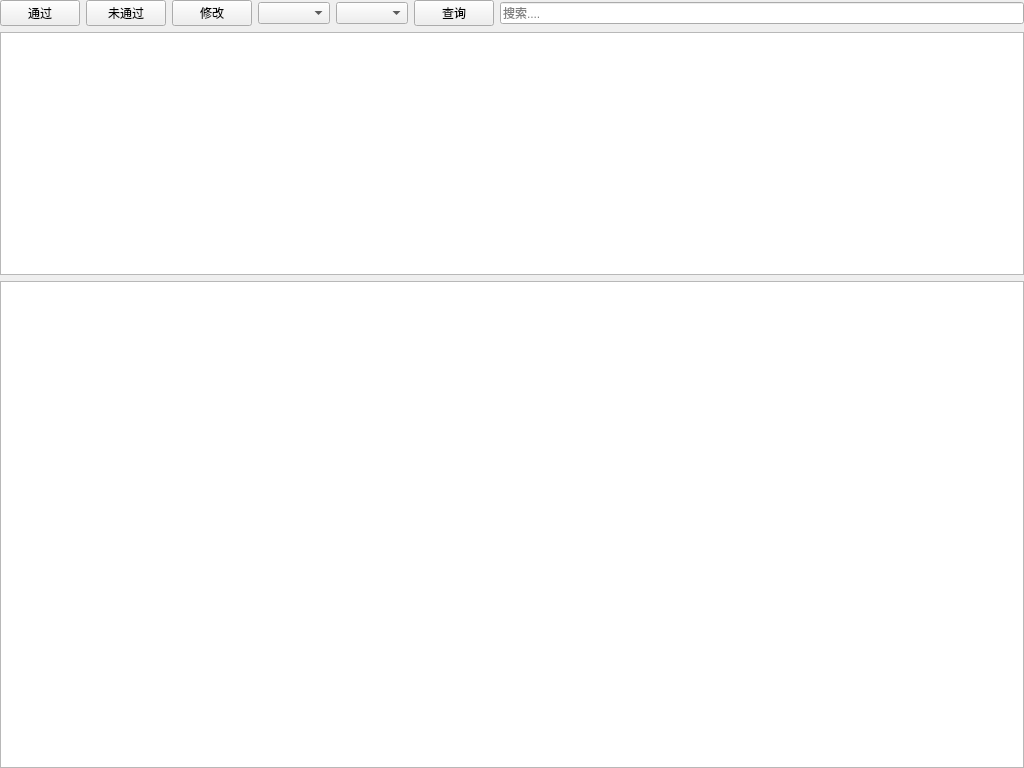
<?xml version="1.0" encoding="UTF-8"?>
<ui version="4.0">
 <class>Quote_check</class>
 <widget class="QWidget" name="Quote_check">
  <property name="geometry">
   <rect>
    <x>0</x>
    <y>0</y>
    <width>1024</width>
    <height>768</height>
   </rect>
  </property>
  <property name="windowTitle">
   <string>报价审核</string>
  </property>
  <property name="toolTip">
   <string/>
  </property>
  <layout class="QVBoxLayout" name="verticalLayout" stretch="0,1,2">
   <property name="leftMargin">
    <number>0</number>
   </property>
   <property name="topMargin">
    <number>0</number>
   </property>
   <property name="rightMargin">
    <number>0</number>
   </property>
   <property name="bottomMargin">
    <number>0</number>
   </property>
   <item>
    <layout class="QHBoxLayout" name="horizontalLayout">
     <item>
      <widget class="QPushButton" name="Button_pass">
       <property name="toolTip">
        <string>审核通过</string>
       </property>
       <property name="text">
        <string>通过</string>
       </property>
       <property name="icon">
        <iconset>
         <normaloff>../images/Accept_24px.ico</normaloff>../images/Accept_24px.ico</iconset>
       </property>
      </widget>
     </item>
     <item>
      <widget class="QPushButton" name="Button_nopass">
       <property name="toolTip">
        <string>审核未通过</string>
       </property>
       <property name="text">
        <string>未通过</string>
       </property>
       <property name="icon">
        <iconset>
         <normaloff>../images/stop_32px.ico</normaloff>../images/stop_32px.ico</iconset>
       </property>
      </widget>
     </item>
     <item>
      <widget class="QPushButton" name="Button_edit">
       <property name="toolTip">
        <string>修改报价</string>
       </property>
       <property name="text">
        <string>修改</string>
       </property>
       <property name="icon">
        <iconset>
         <normaloff>../images/modify_24px.png</normaloff>../images/modify_24px.png</iconset>
       </property>
      </widget>
     </item>
     <item>
      <widget class="QComboBox" name="Box_group">
       <property name="toolTip">
        <string>分组</string>
       </property>
      </widget>
     </item>
     <item>
      <widget class="QComboBox" name="Box_filter">
       <property name="toolTip">
        <string>筛选</string>
       </property>
       <property name="currentText">
        <string/>
       </property>
      </widget>
     </item>
     <item>
      <widget class="QPushButton" name="Button_query">
       <property name="text">
        <string>查询</string>
       </property>
       <property name="icon">
        <iconset>
         <normaloff>../images/find_24px_28620.png</normaloff>../images/find_24px_28620.png</iconset>
       </property>
      </widget>
     </item>
     <item>
      <widget class="QLineEdit" name="Line_search">
       <property name="toolTip">
        <string>搜索</string>
       </property>
       <property name="text">
        <string/>
       </property>
       <property name="placeholderText">
        <string>搜索....</string>
       </property>
       <property name="clearButtonEnabled">
        <bool>true</bool>
       </property>
      </widget>
     </item>
    </layout>
   </item>
   <item>
    <widget class="QTableWidget" name="Quote_list">
     <property name="sizePolicy">
      <sizepolicy hsizetype="Preferred" vsizetype="Preferred">
       <horstretch>0</horstretch>
       <verstretch>0</verstretch>
      </sizepolicy>
     </property>
     <property name="toolTip">
      <string>报价清单</string>
     </property>
     <attribute name="horizontalHeaderStretchLastSection">
      <bool>true</bool>
     </attribute>
     <attribute name="verticalHeaderStretchLastSection">
      <bool>false</bool>
     </attribute>
    </widget>
   </item>
   <item>
    <widget class="QTableWidget" name="Quote_detail">
     <property name="sizePolicy">
      <sizepolicy hsizetype="Preferred" vsizetype="Preferred">
       <horstretch>0</horstretch>
       <verstretch>0</verstretch>
      </sizepolicy>
     </property>
     <property name="toolTip">
      <string>报价明细</string>
     </property>
    </widget>
   </item>
  </layout>
 </widget>
 <resources/>
 <connections/>
</ui>
